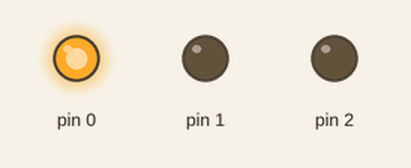
This sketch was run on a simulated Arduino Uno, built with avr-gcc and run on an emulated ATmega328P. On the bench: output pins drawn as LEDs (lit = HIGH).

Above: at 0.05 s.
At 1.45 s:
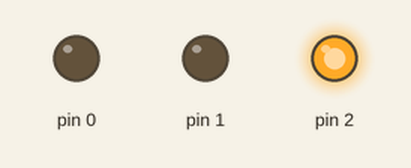
At 2.75 s:
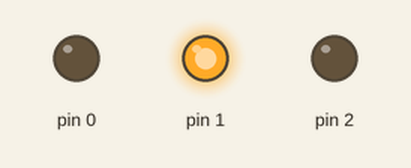
Timing chart, 0 to 3.0 s (numbered marks = the images above):
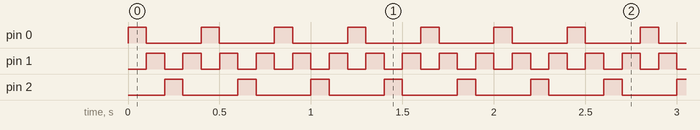

The sketch:

0.2.0_Encendido_bucle_for.ino
```cpp
void setup() {
  for(int i=0;i<3;i++){
    pinMode(i,OUTPUT);
  }
}
void loop() {
  for(int j=0;j<3;j++){
    digitalWrite(j,HIGH);
    delay(100);
    digitalWrite(j,LOW);
  }
  for(int j=1;j>0;j--){
    digitalWrite(j,HIGH);
    delay(100);
    digitalWrite(j,LOW);
  }
}
```

Measured:
- by itself, pin 0, pin 2: alternates HIGH for 0.10 s and LOW for 0.30 s
- by itself, pin 1: alternates HIGH for 0.10 s and LOW for 0.10 s
